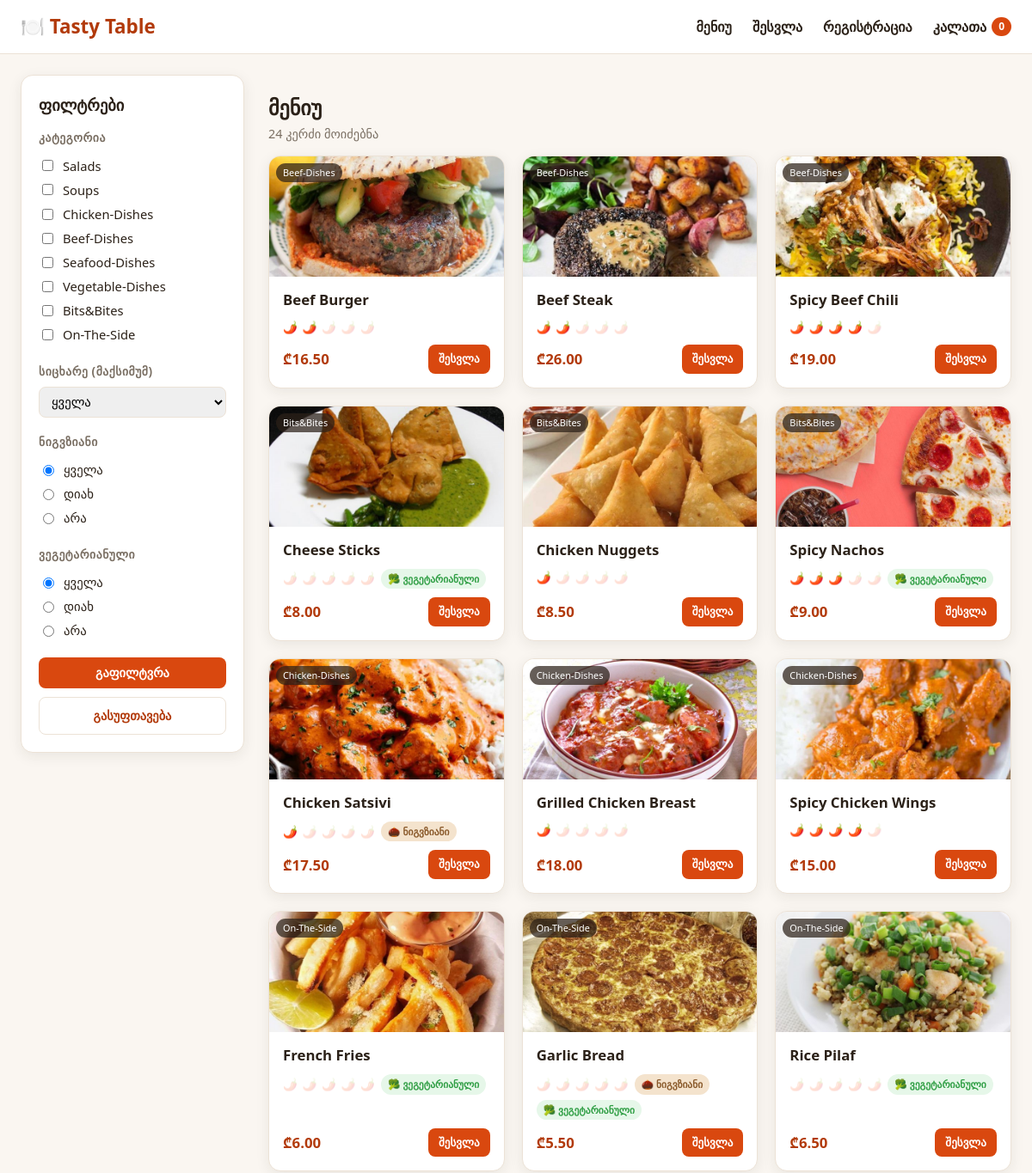
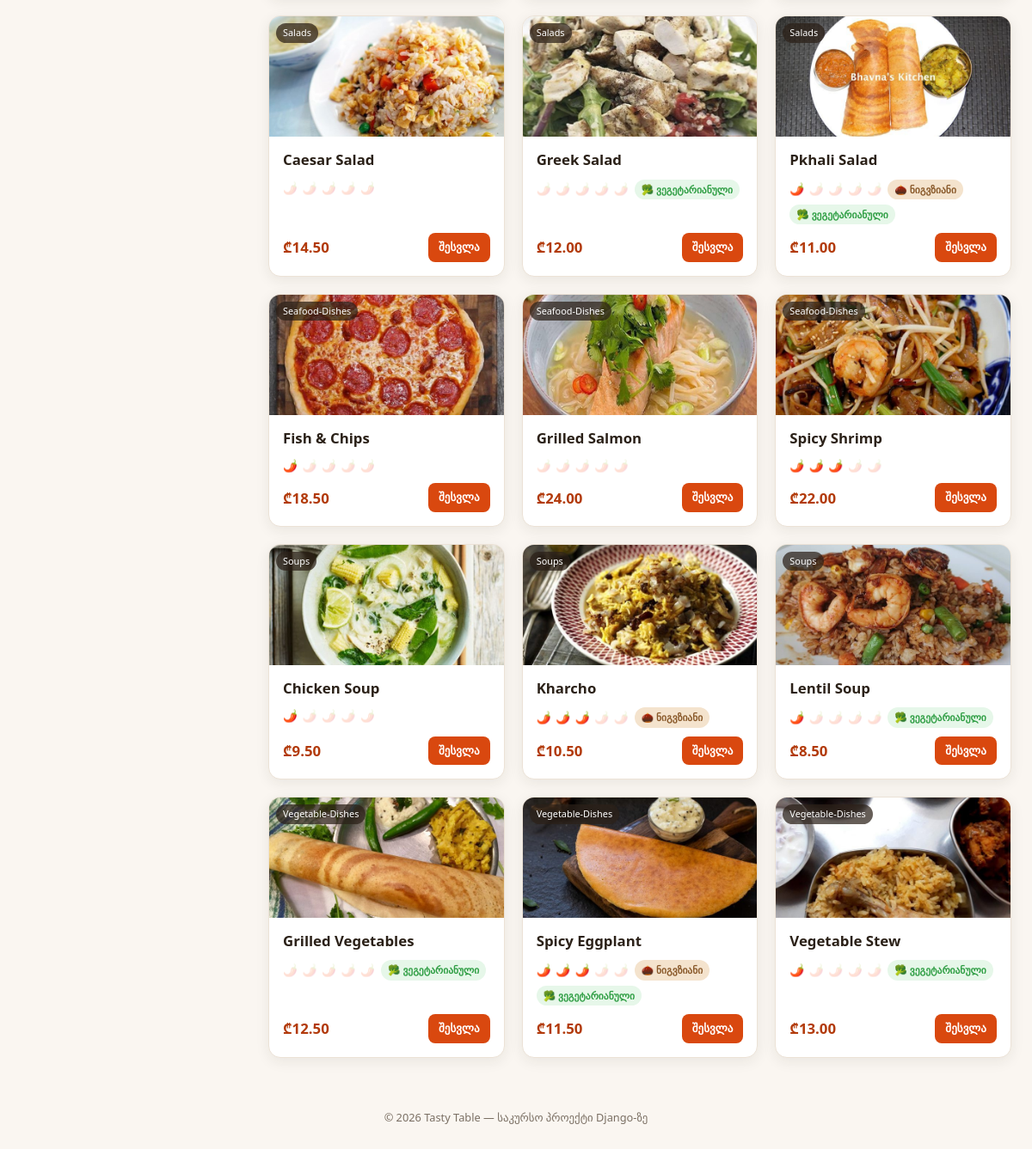
The page / on the database its author committed (2 pictures, top to bottom).
### menu/models.py (models this page shows, shortened)
class Dish(models.Model):
    class Category(models.TextChoices):
        SALADS = 'Salads', 'Salads'
        SOUPS = 'Soups', 'Soups'
        CHICKEN = 'Chicken-Dishes', 'Chicken-Dishes'
        BEEF = 'Beef-Dishes', 'Beef-Dishes'
        SEAFOOD = 'Seafood-Dishes', 'Seafood-Dishes'
        VEGETABLE = 'Vegetable-Dishes', 'Vegetable-Dishes'
        BITS_BITES = 'Bits&Bites', 'Bits&Bites'
        ON_THE_SIDE = 'On-The-Side', 'On-The-Side'
    name = models.CharField('დასახელება', max_length=150)
    category = models.CharField('კატეგორია', max_length=30, choices=Category.choices)
    image = models.ImageField('სურათი', upload_to='dishes/', blank=True, null=True)
    spice_level = models.PositiveSmallIntegerField(
        'სიცხარის მაჩვენებელი',
        validators=[MinValueValidator(0), MaxValueValidator(4)],
        default=0,
    )
    has_walnuts = models.BooleanField('ნიგვზიანია', default=False)
    is_vegetarian = models.BooleanField('ვეგეტარიანულია', default=False)
    price = models.DecimalField('ფასი', max_digits=6, decimal_places=2)
    description = models.TextField('აღწერა', blank=True)
    class Meta:
        verbose_name = 'კერძი'
        verbose_name_plural = 'კერძები'
        ordering = ['category', 'name']

### menu/views.py (the view)
# urls.py: path('', views.dish_list, name='dish_list'),
def dish_list(request):
    dishes = Dish.objects.all()
    selected_categories = request.GET.getlist('category')
    if selected_categories:
        dishes = dishes.filter(category__in=selected_categories)
    max_spice = request.GET.get('max_spice')
    if max_spice not in (None, ''):
        try:
            max_spice = int(max_spice)
            dishes = dishes.filter(spice_level__lte=max_spice)
        except ValueError:
            max_spice = None
    walnuts = request.GET.get('walnuts')  # 'yes' / 'no' / None (ყველა)
    if walnuts == 'yes':
        dishes = dishes.filter(has_walnuts=True)
    elif walnuts == 'no':
        dishes = dishes.filter(has_walnuts=False)
    vegetarian = request.GET.get('vegetarian')  # 'yes' / 'no' / None (ყველა)
    if vegetarian == 'yes':
        dishes = dishes.filter(is_vegetarian=True)
    elif vegetarian == 'no':
        dishes = dishes.filter(is_vegetarian=False)
    dishes = list(dishes)
    for dish in dishes:
        image_file = DISH_IMAGE_FILES.get(dish.name)
        dish.card_image_url = dish.image.url if dish.image else static(f'menu/img/dishes/{image_file}') if image_file else ''
    context = {
        'dishes': dishes,
        'categories': Dish.Category.choices,
        'selected_categories': selected_categories,
        'max_spice': max_spice if max_spice not in (None, '') else '',
        'walnuts': walnuts or '',
        'vegetarian': vegetarian or '',
        'spice_range': range(0, 5),
        'cart_count': len(Cart(request)),
    }
    return render(request, 'menu/dish_list.html', context)

### menu/cart.py (called while the page is built)
    def __len__(self):
        return sum(self.cart.values())

### menu/templates/menu/dish_list.html (shortened to what this page needs)
{% extends 'menu/base.html' %}
{% load static %}
{% block content %}
<div class="layout">
    <aside class="filters">
        <form method="get" class="filter-form">
            <h2>ფილტრები</h2>
            <div class="filter-group">
                <h3>კატეგორია</h3>
                {% for value, label in categories %}
                    <label class="checkbox-row">
                        <input type="checkbox" name="category" value="{{ value }}"
                            {% if value in selected_categories %}checked{% endif %}>
                        {{ label }}
                    </label>
                {% endfor %}
            </div>
            <div class="filter-group">
                <h3>სიცხარე (მაქსიმუმ)</h3>
                <select name="max_spice">
                    <option value="">ყველა</option>
                </select>
            </div>
            <div class="filter-group">
                <h3>ნიგვზიანი</h3>
                <label class="radio-row"><input type="radio" name="walnuts" value="" {% if walnuts == '' %}checked{% endif %}> ყველა</label>
                <label class="radio-row"><input type="radio" name="walnuts" value="yes" {% if walnuts == 'yes' %}checked{% endif %}> დიახ</label>
                <label class="radio-row"><input type="radio" name="walnuts" value="no" {% if walnuts == 'no' %}checked{% endif %}> არა</label>
            </div>
            <div class="filter-group">
                <h3>ვეგეტარიანული</h3>
                <label class="radio-row"><input type="radio" name="vegetarian" value="" {% if vegetarian == '' %}checked{% endif %}> ყველა</label>
                <label class="radio-row"><input type="radio" name="vegetarian" value="yes" {% if vegetarian == 'yes' %}checked{% endif %}> დიახ</label>
                <label class="radio-row"><input type="radio" name="vegetarian" value="no" {% if vegetarian == 'no' %}checked{% endif %}> არა</label>
            </div>
            <div class="filter-actions">
                <button type="submit" class="btn btn-primary">გაფილტვრა</button>
                <a href="{% url 'dish_list' %}" class="btn btn-ghost">გასუფთავება</a>
            </div>
        </form>
    </aside>
    <section class="dish-grid-wrap">
        <h1>მენიუ</h1>
        <p class="results-count">{{ dishes|length }} კერძი მოიძებნა</p>
        <div class="dish-grid">
            {% for dish in dishes %}
            <article class="dish-card">
                <div class="dish-image">
                    {% if dish.card_image_url %}
                        <img src="{{ dish.card_image_url }}" alt="{{ dish.name }}">
                    {% else %}
                        <div class="dish-image-placeholder">🍲</div>
                    {% endif %}
                    <span class="category-tag">{{ dish.get_category_display }}</span>
                </div>
                <div class="dish-body">
                    <h3 class="dish-name">{{ dish.name }}</h3>
                    <div class="dish-attrs">
                        <span class="attr spice" title="სიცხარე {{ dish.spice_level }}/4">
                            {% for i in spice_range %}
                                {% if i < dish.spice_level %}🌶️{% else %}<span class="chili-off">🌶️</span>{% endif %}
                            {% endfor %}
                        </span>
                        {% if dish.has_walnuts %}
                            <span class="attr pill walnut">🌰 ნიგვზიანი</span>
                        {% endif %}
                        {% if dish.is_vegetarian %}
                            <span class="attr pill veg">🥦 ვეგეტარიანული</span>
                        {% endif %}
                    </div>
                    <div class="dish-footer">
                        <span class="price">₾{{ dish.price }}</span>
                        {% if user.is_authenticated %}
                            <form method="post" action="{% url 'add_to_cart' dish.id %}">
                                {% csrf_token %}
                                <button type="submit" class="btn btn-primary btn-sm">კალათაში დამატება</button>
                            </form>
                        {% else %}
                            <a href="{% url 'login' %}?next={{ request.get_full_path|urlencode }}" class="btn btn-primary btn-sm">შესვლა</a>
                        {% endif %}
                    </div>
                </div>
            </article>
            {% empty %}
                <p class="empty-state">ამ ფილტრებით კერძი ვერ მოიძებნა. სცადეთ სხვა კომბინაცია.</p>
            {% endfor %}
        </div>
    </section>
</div>
{% endblock %}

### menu/templates/menu/base.html (shortened to what this page needs)
{% load static %}
<!DOCTYPE html>
<html lang="ka">
<head>
    <link rel="stylesheet" href="{% static 'menu/css/style.css' %}?v=2">
</head>
<body>
    <header class="topbar">
        <div class="topbar-inner">
            <a href="{% url 'dish_list' %}" class="brand">🍽️ Tasty&nbsp;Table</a>
            <nav class="nav-links">
                <a href="{% url 'dish_list' %}">მენიუ</a>
                {% if user.is_authenticated %}
                    <span class="user-name">{{ user.username }}</span>
                    <form method="post" action="{% url 'logout' %}" class="logout-form">
                        {% csrf_token %}
                        <button type="submit" class="nav-button">გამოსვლა</button>
                    </form>
                {% else %}
                    <a href="{% url 'login' %}">შესვლა</a>
                    <a href="{% url 'register' %}">რეგისტრაცია</a>
                {% endif %}
                <a href="{% url 'cart_detail' %}" class="cart-link">
                    კალათა
                    <span class="cart-badge">{{ cart_count }}</span>
                </a>
            </nav>
        </div>
    </header>
    <main class="page">
        {% block content %}{% endblock %}
    </main>
    <footer class="footer">
        <p>© 2026 Tasty Table &mdash; საკურსო პროექტი Django-ზე</p>
    </footer>
</body>
</html>

### menu/static/menu/css/style.css (style rules this page uses)
:root { --color-primary: #d9480f; --color-primary-dark: #b23a0a; --color-bg: #faf6f1; --color-surface: #ffffff; --color-text: #2b2118; --color-muted: #7a6f63; --color-border: #ece2d6; --color-veg: #2f9e44; --color-walnut: #8a5a2b; --radius: 14px; --shadow: 0 4px 16px rgba(43, 33, 24, 0.08); }
* { box-sizing: border-box; }
body { margin: 0; font-family: 'Segoe UI', 'Helvetica Neue', Arial, sans-serif; background: var(--color-bg); color: var(--color-text); line-height: 1.5; }
a { color: inherit; text-decoration: none; }
.topbar { background: var(--color-surface); border-bottom: 1px solid var(--color-border); position: sticky; top: 0; z-index: 10; }
.topbar-inner { max-width: 1200px; margin: 0 auto; display: flex; align-items: center; justify-content: space-between; padding: 14px 24px; }
.brand { font-size: 1.4rem; font-weight: 700; color: var(--color-primary-dark); }
.nav-links { display: flex; align-items: center; gap: 24px; font-weight: 600; }
.cart-link { position: relative; display: inline-flex; align-items: center; gap: 6px; }
.cart-badge { background: var(--color-primary); color: #fff; font-size: 0.75rem; font-weight: 700; padding: 2px 8px; border-radius: 999px; min-width: 20px; text-align: center; }
.page { max-width: 1200px; margin: 0 auto; padding: 24px; min-height: 70vh; }
.layout { display: grid; grid-template-columns: 260px 1fr; gap: 28px; align-items: start; }
.filters { background: var(--color-surface); border: 1px solid var(--color-border); border-radius: var(--radius); padding: 20px; box-shadow: var(--shadow); position: sticky; top: 84px; }
.filters h2 { margin-top: 0; font-size: 1.15rem; }
.filter-group { margin-bottom: 18px; }
.filter-group h3 { font-size: 0.85rem; text-transform: uppercase; letter-spacing: 0.04em; color: var(--color-muted); margin: 0 0 8px; }
.checkbox-row, .radio-row { display: flex; align-items: center; gap: 8px; font-size: 0.92rem; padding: 3px 0; cursor: pointer; }
.filter-form select { width: 100%; padding: 8px 10px; border-radius: 8px; border: 1px solid var(--color-border); font-size: 0.92rem; }
.filter-actions { display: grid; grid-template-columns: 1fr; gap: 10px; margin-top: 8px; }
.btn { display: inline-flex; align-items: center; justify-content: center; border: none; border-radius: 8px; padding: 10px 16px; font-weight: 600; font-size: 0.9rem; cursor: pointer; text-align: center; }
.filter-actions .btn { width: 100%; min-width: 0; padding-inline: 12px; white-space: normal; }
.btn-primary { background: var(--color-primary); color: #fff; }
.btn-ghost { background: transparent; color: var(--color-primary-dark); border: 1px solid var(--color-border); }
.btn-sm { padding: 7px 12px; font-size: 0.82rem; }
.dish-grid-wrap h1 { margin-bottom: 2px; }
.results-count { color: var(--color-muted); margin-top: 0; font-size: 0.9rem; }
.dish-grid { display: grid; grid-template-columns: repeat(auto-fill, minmax(230px, 1fr)); gap: 20px; }
.dish-card { background: var(--color-surface); border: 1px solid var(--color-border); border-radius: var(--radius); overflow: hidden; box-shadow: var(--shadow); display: flex; flex-direction: column; transition: transform 0.15s ease; }
.dish-image { position: relative; height: 140px; background: #f1e6d8; display: flex; align-items: center; justify-content: center; }
.dish-image img { width: 100%; height: 100%; object-fit: cover; }
.category-tag { position: absolute; top: 8px; left: 8px; background: rgba(43, 33, 24, 0.72); color: #fff; font-size: 0.68rem; padding: 3px 8px; border-radius: 999px; }
.dish-body { padding: 14px 16px 16px; display: flex; flex-direction: column; gap: 10px; flex: 1; }
.dish-name { margin: 0; font-size: 1.05rem; }
.dish-attrs { display: flex; flex-wrap: wrap; gap: 6px; align-items: center; }
.attr.spice { font-size: 0.85rem; letter-spacing: 1px; }
.chili-off { opacity: 0.18; }
.pill { font-size: 0.72rem; padding: 3px 8px; border-radius: 999px; font-weight: 600; }
.pill.walnut { background: #f4e3cd; color: var(--color-walnut); }
.pill.veg { background: #e6f7e9; color: var(--color-veg); }
.dish-footer { margin-top: auto; display: flex; align-items: center; justify-content: space-between; gap: 10px; }
.price { font-weight: 700; font-size: 1.05rem; color: var(--color-primary-dark); }
.footer { text-align: center; color: var(--color-muted); font-size: 0.8rem; padding: 24px; }
.filters .filter-actions { display: grid; grid-template-columns: 1fr; }
.filters .filter-actions .btn { width: 100%; }

### rows shown on the page
Dish: shows a picture, category "Beef-Dishes", name "Beef Burger", spice_level 2 (drawn), price "16.50"
Dish: shows a picture, category "Beef-Dishes", name "Beef Steak", spice_level 2 (drawn), price "26.00"
Dish: shows a picture, category "Beef-Dishes", name "Spicy Beef Chili", spice_level 4 (drawn), price "19.00"
Dish: shows a picture, category "Bits&Bites", name "Cheese Sticks", spice_level 0 (drawn), is_vegetarian "🥦 ვეგეტარიანული", price "8.00"
Dish: shows a picture, category "Bits&Bites", name "Chicken Nuggets", spice_level 1 (drawn), price "8.50"
Dish: shows a picture, category "Bits&Bites", name "Spicy Nachos", spice_level 3 (drawn), is_vegetarian "🥦 ვეგეტარიანული", price "9.00"
Dish: shows a picture, category "Chicken-Dishes", name "Chicken Satsivi", spice_level 1 (drawn), has_walnuts "🌰 ნიგვზიანი", price "17.50"
Dish: shows a picture, category "Chicken-Dishes", name "Grilled Chicken Breast", spice_level 1 (drawn), price "18.00"
Dish: shows a picture, category "Chicken-Dishes", name "Spicy Chicken Wings", spice_level 4 (drawn), price "15.00"
Dish: shows a picture, category "On-The-Side", name "French Fries", spice_level 0 (drawn), is_vegetarian "🥦 ვეგეტარიანული", price "6.00"
Dish: shows a picture, category "On-The-Side", name "Garlic Bread", spice_level 0 (drawn), has_walnuts "🌰 ნიგვზიანი", is_vegetarian "🥦 ვეგეტარიანული", price "5.50"
Dish: shows a picture, category "On-The-Side", name "Rice Pilaf", spice_level 0 (drawn), is_vegetarian "🥦 ვეგეტარიანული", price "6.50"
Dish: shows a picture, category "Salads", name "Caesar Salad", spice_level 0 (drawn), price "14.50"
Dish: shows a picture, category "Salads", name "Greek Salad", spice_level 0 (drawn), is_vegetarian "🥦 ვეგეტარიანული", price "12.00"
Dish: shows a picture, category "Salads", name "Pkhali Salad", spice_level 1 (drawn), has_walnuts "🌰 ნიგვზიანი", is_vegetarian "🥦 ვეგეტარიანული", price "11.00"
Dish: shows a picture, category "Seafood-Dishes", name "Fish & Chips", spice_level 1 (drawn), price "18.50"
Dish: shows a picture, category "Seafood-Dishes", name "Grilled Salmon", spice_level 0 (drawn), price "24.00"
Dish: shows a picture, category "Seafood-Dishes", name "Spicy Shrimp", spice_level 3 (drawn), price "22.00"
Dish: shows a picture, category "Soups", name "Chicken Soup", spice_level 1 (drawn), price "9.50"
Dish: shows a picture, category "Soups", name "Kharcho", spice_level 3 (drawn), has_walnuts "🌰 ნიგვზიანი", price "10.50"
Dish: shows a picture, category "Soups", name "Lentil Soup", spice_level 1 (drawn), is_vegetarian "🥦 ვეგეტარიანული", price "8.50"
Dish: shows a picture, category "Vegetable-Dishes", name "Grilled Vegetables", spice_level 0 (drawn), is_vegetarian "🥦 ვეგეტარიანული", price "12.50"
Dish: shows a picture, category "Vegetable-Dishes", name "Spicy Eggplant", spice_level 3 (drawn), has_walnuts "🌰 ნიგვზიანი", is_vegetarian "🥦 ვეგეტარიანული", price "11.50"
Dish: shows a picture, category "Vegetable-Dishes", name "Vegetable Stew", spice_level 1 (drawn), is_vegetarian "🥦 ვეგეტარიანული", price "13.00"

### other values the page prints
{{ cart_count }} "0"
{{ label }} "Salads" "Soups" "Chicken-Dishes" "Beef-Dishes" "Seafood-Dishes" "Vegetable-Dishes" "Bits&Bites" "On-The-Side"
{{ dishes|length }} "24"
